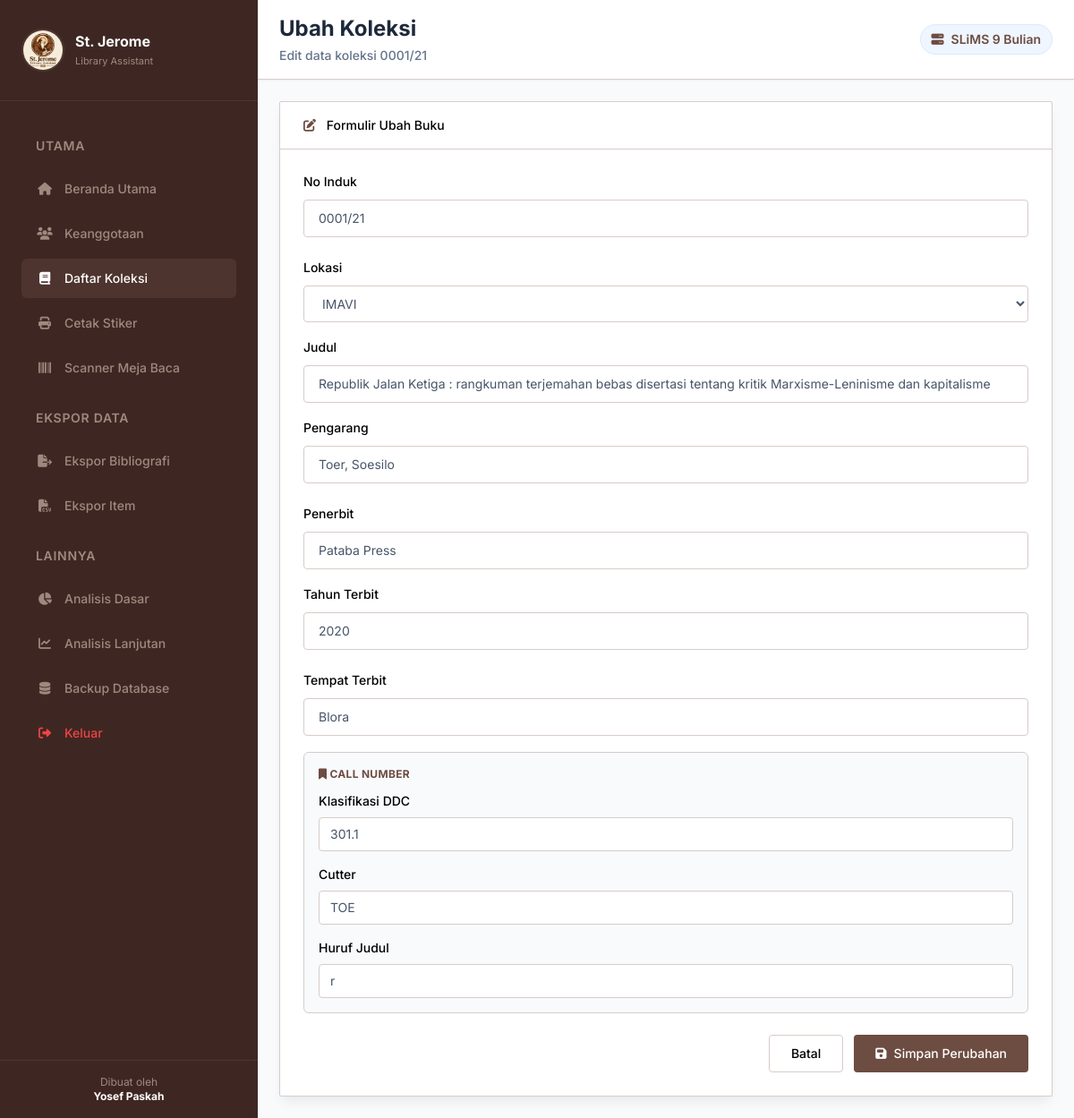
Page /koleksi/edit/18 (signed in) on the committed database.
### tables this page shows
CREATE TABLE buku (
        id INTEGER PRIMARY KEY AUTOINCREMENT,
        no_induk TEXT UNIQUE NOT NULL,
        judul TEXT NOT NULL,
        gmd TEXT DEFAULT 'Text',
        edisi TEXT,
        isbn TEXT,
        penerbit TEXT,
        tahun_terbit TEXT,
        deskripsi_fisik TEXT,
        judul_seri TEXT,
        klasifikasi TEXT,
        cutter TEXT,
        huruf_judul TEXT,
        bahasa TEXT DEFAULT 'Indonesia',
        tempat_terbit TEXT,
        copy_ke INTEGER DEFAULT 1,
        catatan TEXT,
        pengarang TEXT,
        subjek TEXT,
        status_buku TEXT DEFAULT 'BELI',
        lokasi TEXT DEFAULT 'STPD',
        tgl_terima TEXT
    );

### app.py (the view, shortened to what this page needs)
@app.route('/koleksi/edit/<int:id>', methods=['GET', 'POST'])
@login_required
def edit_koleksi(id):
    conn = database.get_db_connection()
    buku = conn.execute('SELECT * FROM buku WHERE id = ?', (id,)).fetchone()
    conn.close()
    return render_template('edit_koleksi.html', buku=buku)

### app.py (called while the page is built)
def login_required(f):
    @wraps(f)
    def decorated_function(*args, **kwargs):
        if 'logged_in' not in session:
            return redirect(url_for('login', next=request.url))
        return f(*args, **kwargs)
    return decorated_function

### database.py (called while the page is built)
def get_db_connection():
    conn = sqlite3.connect(DB_NAME)
    conn.row_factory = sqlite3.Row
    return conn

### templates/edit_koleksi.html (shortened to what this page needs)
{% extends 'layout.html' %}
{% block page_title %}Ubah Koleksi{% endblock %}
{% block page_subtitle %}Edit data koleksi {{ buku.no_induk }}{% endblock %}
{% block content %}
<div class="rounded-sm border border-stroke bg-white shadow-default w-full max-w-4xl mx-auto">
    <div class="border-b border-stroke py-4 px-6.5">
        <h3 class="font-medium text-black">
            <i class="fa-solid fa-pen-to-square mr-2 text-primary"></i> Formulir Ubah Buku
        </h3>
    </div>
    <form method="POST" class="p-6.5">
        <div class="mb-4.5 flex flex-col gap-6 xl:flex-row">
            <div class="w-full xl:w-1/2">
                <label class="mb-2.5 block text-black font-medium text-sm">No Induk</label>
                <input type="text" name="no_induk" value="{{ buku.no_induk }}" required class="w-full rounded border-[1.5px] border-stroke bg-transparent py-2.5 px-4 outline-none transition focus:border-primary active:border-primary">
            </div>
            <div class="w-full xl:w-1/2">
                <label class="mb-2.5 block text-black font-medium text-sm">Lokasi</label>
                <select name="lokasi" class="w-full rounded border-[1.5px] border-stroke bg-transparent py-2.5 px-4 outline-none transition focus:border-primary active:border-primary">
                    <option value="IMAVI" {% if buku.lokasi == 'IMAVI' %}selected{% endif %}>IMAVI</option>
                </select>
            </div>
        </div>
        <div class="mb-4.5">
            <label class="mb-2.5 block text-black font-medium text-sm">Judul</label>
            <input type="text" name="judul" value="{{ buku.judul }}" required class="w-full rounded border-[1.5px] border-stroke bg-transparent py-2.5 px-4 outline-none transition focus:border-primary active:border-primary">
        </div>
        <div class="mb-4.5 flex flex-col gap-6 xl:flex-row">
            <div class="w-full xl:w-1/2">
                <label class="mb-2.5 block text-black font-medium text-sm">Pengarang</label>
                <input type="text" name="pengarang" value="{{ buku.pengarang }}" class="w-full rounded border-[1.5px] border-stroke bg-transparent py-2.5 px-4 outline-none transition focus:border-primary active:border-primary">
            </div>
            <div class="w-full xl:w-1/2">
                <label class="mb-2.5 block text-black font-medium text-sm">Penerbit</label>
                <input type="text" name="penerbit" value="{{ buku.penerbit }}" class="w-full rounded border-[1.5px] border-stroke bg-transparent py-2.5 px-4 outline-none transition focus:border-primary active:border-primary">
            </div>
        </div>
        <div class="mb-4.5 flex flex-col gap-6 xl:flex-row">
            <div class="w-full xl:w-1/2">
                <label class="mb-2.5 block text-black font-medium text-sm">Tahun Terbit</label>
                <input type="text" name="tahun_terbit" value="{{ buku.tahun_terbit }}" class="w-full rounded border-[1.5px] border-stroke bg-transparent py-2.5 px-4 outline-none transition focus:border-primary active:border-primary">
            </div>
            <div class="w-full xl:w-1/2">
                <label class="mb-2.5 block text-black font-medium text-sm">Tempat Terbit</label>
                <input type="text" name="tempat_terbit" value="{{ buku.tempat_terbit }}" class="w-full rounded border-[1.5px] border-stroke bg-transparent py-2.5 px-4 outline-none transition focus:border-primary active:border-primary">
            </div>
        </div>
        <div class="mb-6 rounded-md border border-stroke bg-slate-50 p-4">
            <div class="mb-3 text-xs font-bold text-primary uppercase tracking-wide">
                <i class="fa-solid fa-bookmark text-primary"></i> Call Number
            </div>
            <div class="flex flex-col gap-4 xl:flex-row">
                <div class="w-full xl:w-1/3">
                    <label class="mb-2 block text-black font-medium text-sm">Klasifikasi DDC</label>
                    <input type="text" name="klasifikasi" value="{{ buku.klasifikasi }}" class="w-full rounded border-[1.5px] border-stroke bg-white py-2 px-3 outline-none transition focus:border-primary active:border-primary">
                </div>
                <div class="w-full xl:w-1/3">
                    <label class="mb-2 block text-black font-medium text-sm">Cutter</label>
                    <input type="text" name="cutter" value="{{ buku.cutter }}" class="w-full rounded border-[1.5px] border-stroke bg-white py-2 px-3 outline-none transition focus:border-primary active:border-primary">
                </div>
                <div class="w-full xl:w-1/3">
                    <label class="mb-2 block text-black font-medium text-sm">Huruf Judul</label>
                    <input type="text" name="huruf_judul" value="{{ buku.huruf_judul }}" class="w-full rounded border-[1.5px] border-stroke bg-white py-2 px-3 outline-none transition focus:border-primary active:border-primary">
                </div>
            </div>
        </div>
        <div class="flex justify-end gap-3">
            <a href="/koleksi?lokasi={{ buku.lokasi }}" class="rounded border border-stroke py-2.5 px-6 font-medium text-black hover:bg-slate-100 transition">Batal</a>
            <button type="submit" class="flex items-center gap-2 rounded bg-primary py-2.5 px-6 font-medium text-white hover:bg-opacity-90 transition">
                <i class="fa-solid fa-save"></i> Simpan Perubahan
            </button>
        </div>
    </form>
</div>
{% endblock %}

### static/css/style.css (style rules this page uses)
:root { --navy: #0f172a; --navy-mid: #1e293b; --navy-light: #334155; --accent: #3b82f6; --accent-dark: #2563eb; --success: #10b981; --warning: #f59e0b; --danger: #ef4444; --bg: #f1f5f9; --card-bg: #ffffff; --text-main: #0f172a; --text-muted: #64748b; --border: #e2e8f0; --sidebar-w: 260px; }
* { box-sizing: border-box; margin: 0; padding: 0; }
body { font-family: 'Inter', sans-serif; background-color: var(--bg); color: var(--text-main); display: flex; min-height: 100vh; overflow-x: hidden; }

### rows in the picture
buku: no_induk "0001/21", lokasi "IMAVI", judul "Republik Jalan Ketiga : rangkuman terjemahan bebas disertasi tentang kritik Marxisme-Leninisme dan kapitalisme", pengarang "Toer, Soesilo", penerbit "Pataba Press", tahun_terbit "2020", tempat_terbit "Blora", klasifikasi "301.1", cutter "TOE", huruf_judul "r"
